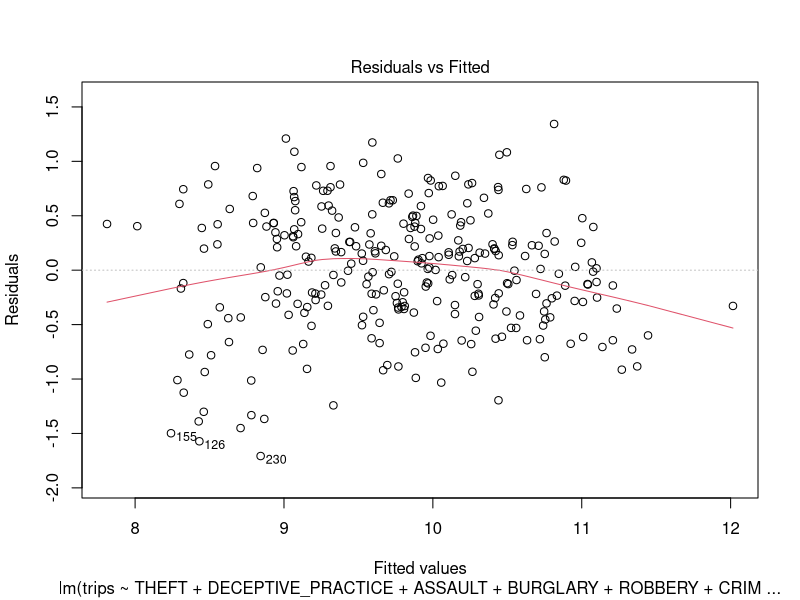
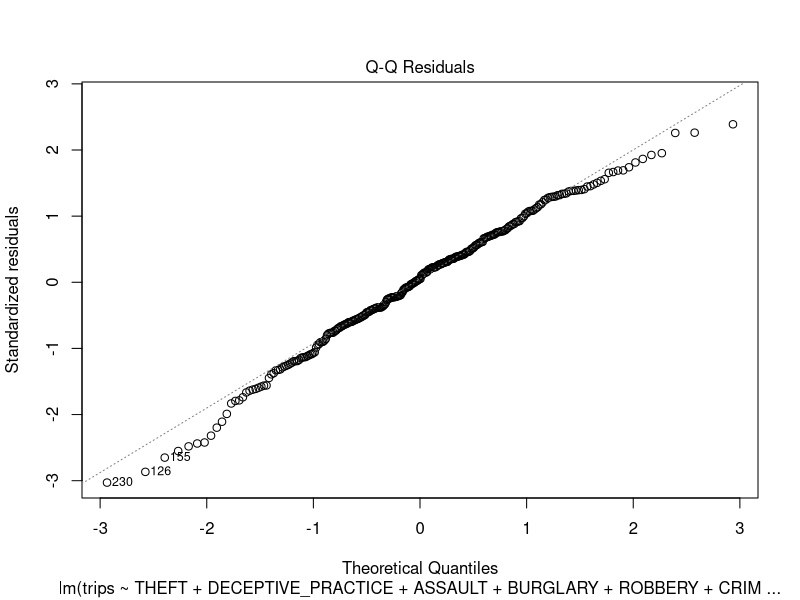
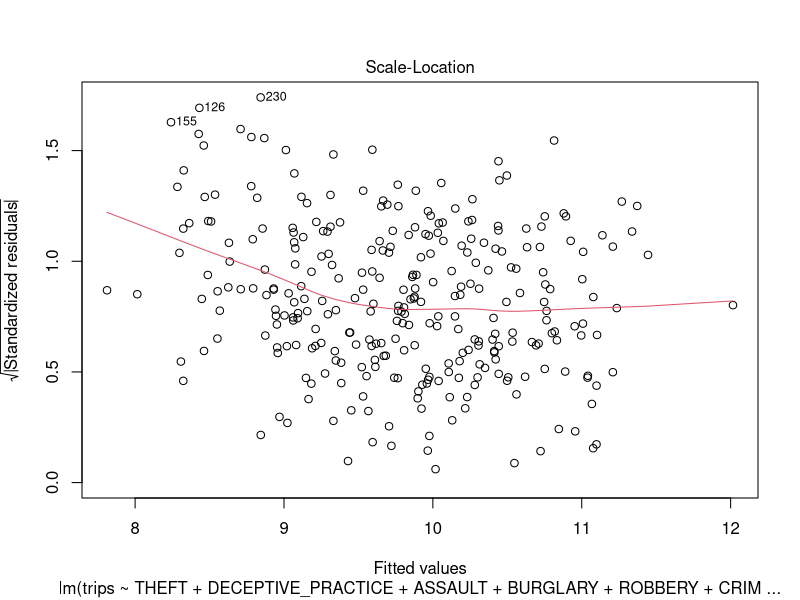
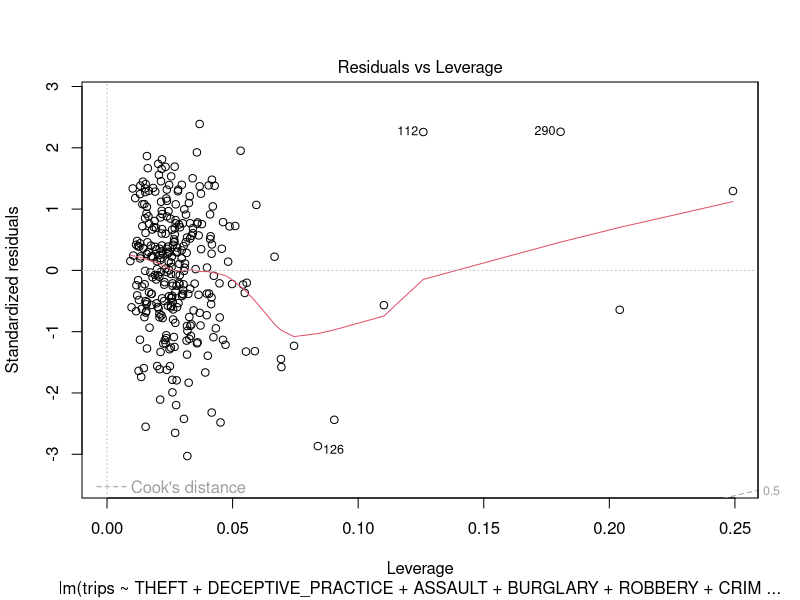
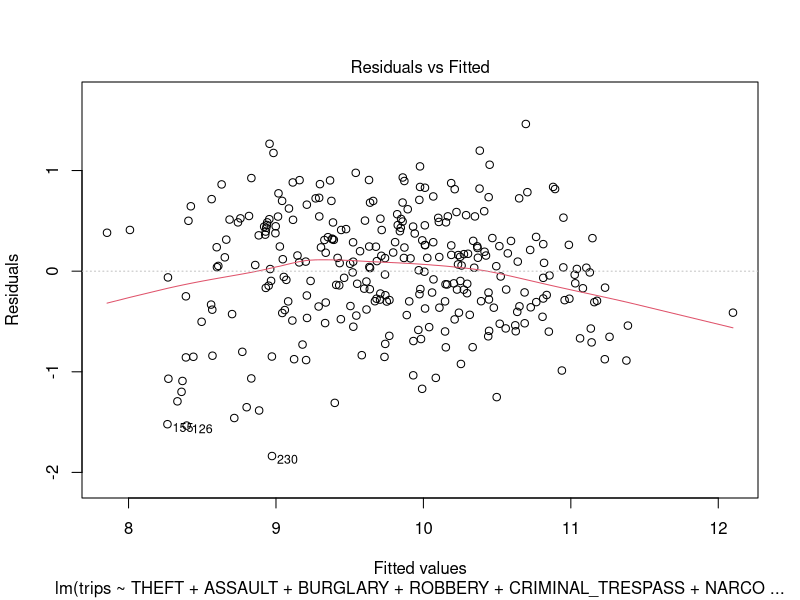
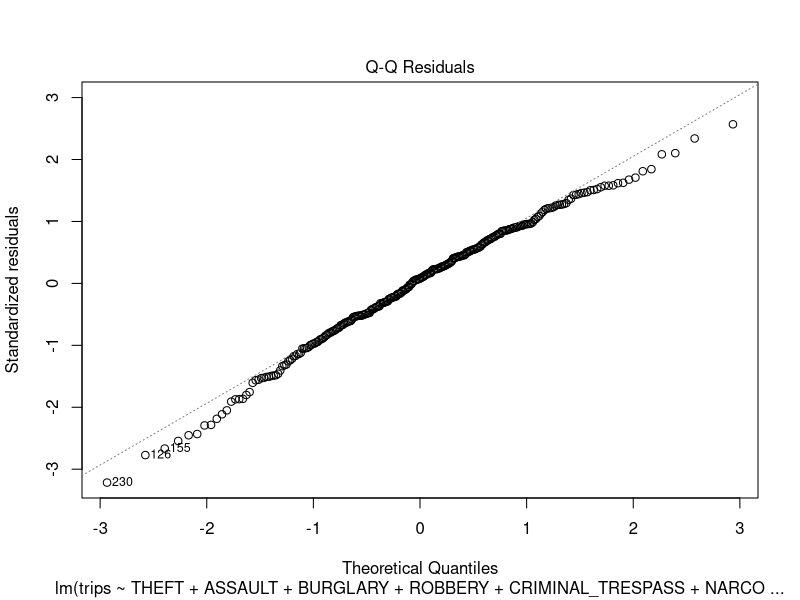
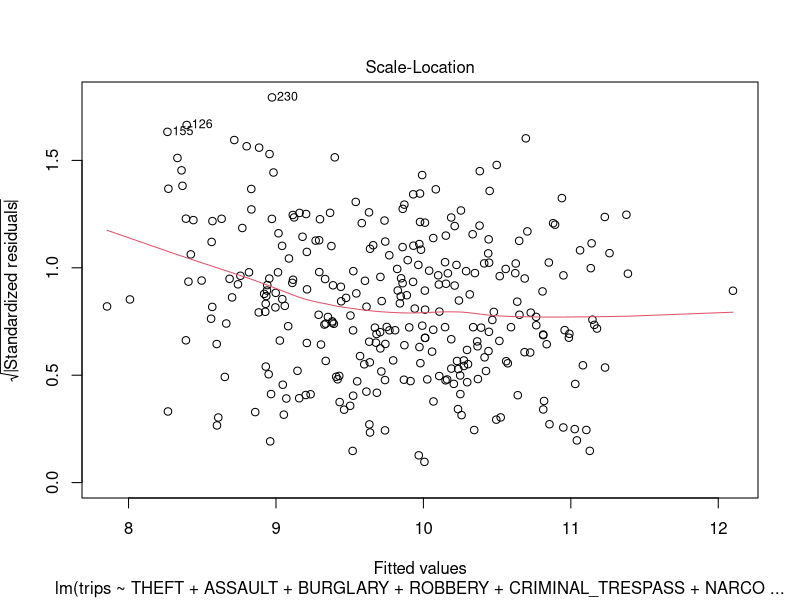
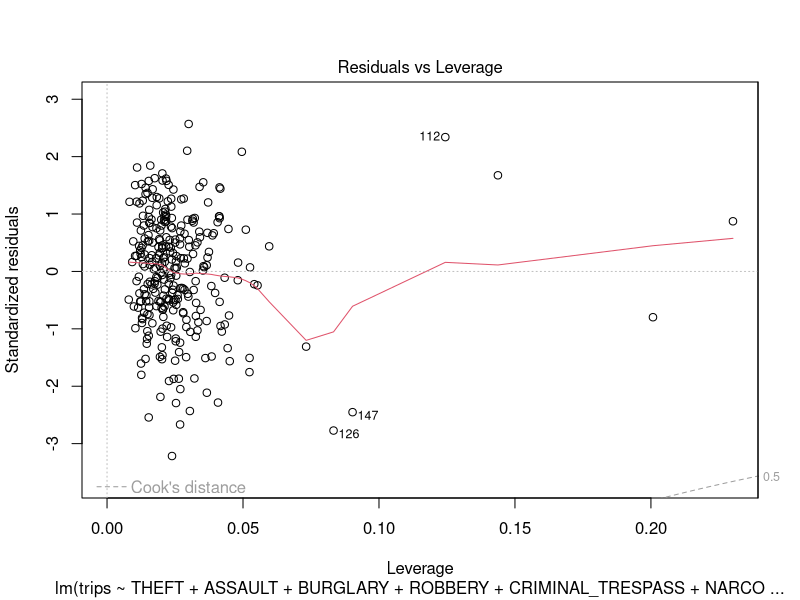

Here is the R script that generated these plots, in order:
## ---- chunk 1
divy = read.csv("bike.csv", header = TRUE)
colnames(divy)
nrow(divy)
## ---- chunk 2
head(divy)
cor(divy)
## ---- chunk 3
library("car")
fit1 = lm(trips ~ THEFT + BATTERY + DECEPTIVE_PRACTICE + ASSAULT + BURGLARY + ROBBERY + CRIMINAL_TRESPASS + NARCOTICS + HOMICIDE, data = divy)
summary(fit1)
vif(fit1)
#plot(fit1)
step(object = fit1)
## ---- chunk 4
fit1 = lm(trips ~ 1, data = divy)
fit2 = step(fit1, scope = ~ THEFT + BATTERY + DECEPTIVE_PRACTICE + ASSAULT + BURGLARY + ROBBERY + CRIMINAL_TRESPASS + NARCOTICS + HOMICIDE, test = "F")
summary(fit2)

## ---- chunk 5
fit1 = lm(trips ~ THEFT + BATTERY + DECEPTIVE_PRACTICE + ASSAULT + BURGLARY + ROBBERY + CRIMINAL_TRESPASS + NARCOTICS + HOMICIDE, data = divy)
drop1(fit1, test = "F")
#anova(fit1)
## ---- chunk 6
library("car")
fit2 = lm(trips ~ THEFT + DECEPTIVE_PRACTICE + ASSAULT + BURGLARY + ROBBERY + CRIMINAL_TRESPASS + NARCOTICS + HOMICIDE, data = divy)
summary(fit2)
vif(fit2)
plot(fit2)
drop1(fit2, test = "F")
cor(divy$THEFT, divy$DECEPTIVE_PRACTICE)
## ---- chunk 7
library("car")
fit3 = lm(trips ~ THEFT + ASSAULT + BURGLARY + ROBBERY + CRIMINAL_TRESPASS + NARCOTICS + HOMICIDE, data = divy)
summary(fit3)
vif(fit3)
plot(fit3)
drop1(fit3, test = "F")
cor(divy$CRIMINAL_TRESPASS, divy$THEFT)
cor(divy$CRIMINAL_TRESPASS, divy$ASSAULT)
cor(divy$CRIMINAL_TRESPASS, divy$ROBBERY)
## ---- chunk 8
library("car")
fit4 = lm(trips ~ THEFT + ASSAULT + BURGLARY + ROBBERY + NARCOTICS + HOMICIDE, data = divy)
summary(fit4)
vif(fit4)
plot(fit4)
drop1(fit4, test = "F")
cor(divy$ASSAULT, divy$THEFT)
cor(divy$CRIMINAL_TRESPASS, divy$THEFT)
#cor(divy$CRIMINAL_TRESPASS, divy$ROBBERY)
## ---- chunk 9
library("car")
fit4 = lm(trips ~ ASSAULT + BURGLARY + ROBBERY + NARCOTICS + HOMICIDE, data = divy)
summary(fit4)
vif(fit4)
plot(fit4)
drop1(fit4, test = "F")
#cor(divy$ASSAULT, divy$THEFT)
#cor(divy$CRIMINAL_TRESPASS, divy$THEFT)
